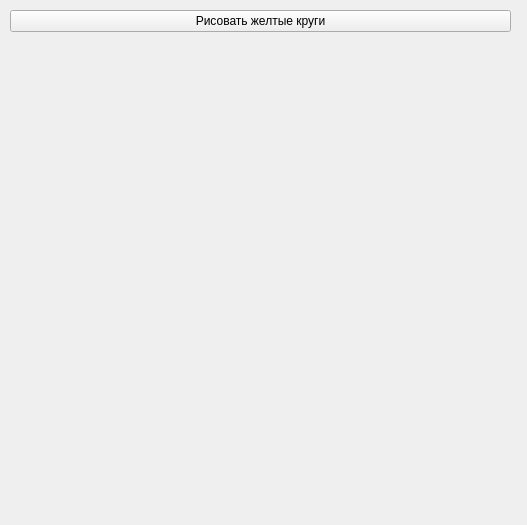
<?xml version="1.0" encoding="UTF-8"?>
<ui version="4.0">
 <class>Form</class>
 <widget class="QWidget" name="Form">
  <property name="geometry">
   <rect>
    <x>0</x>
    <y>0</y>
    <width>527</width>
    <height>525</height>
   </rect>
  </property>
  <property name="windowTitle">
   <string>Form</string>
  </property>
  <widget class="QWidget" name="">
   <property name="geometry">
    <rect>
     <x>0</x>
     <y>0</y>
     <width>521</width>
     <height>521</height>
    </rect>
   </property>
   <layout class="QVBoxLayout" name="verticalLayout">
    <property name="leftMargin">
     <number>10</number>
    </property>
    <property name="topMargin">
     <number>10</number>
    </property>
    <property name="rightMargin">
     <number>10</number>
    </property>
    <property name="bottomMargin">
     <number>10</number>
    </property>
    <item>
     <widget class="QPushButton" name="pushButton">
      <property name="text">
       <string>Рисовать желтые круги</string>
      </property>
     </widget>
    </item>
    <item>
     <widget class="QLabel" name="label">
      <property name="text">
       <string/>
      </property>
     </widget>
    </item>
   </layout>
  </widget>
 </widget>
 <resources/>
 <connections/>
</ui>
